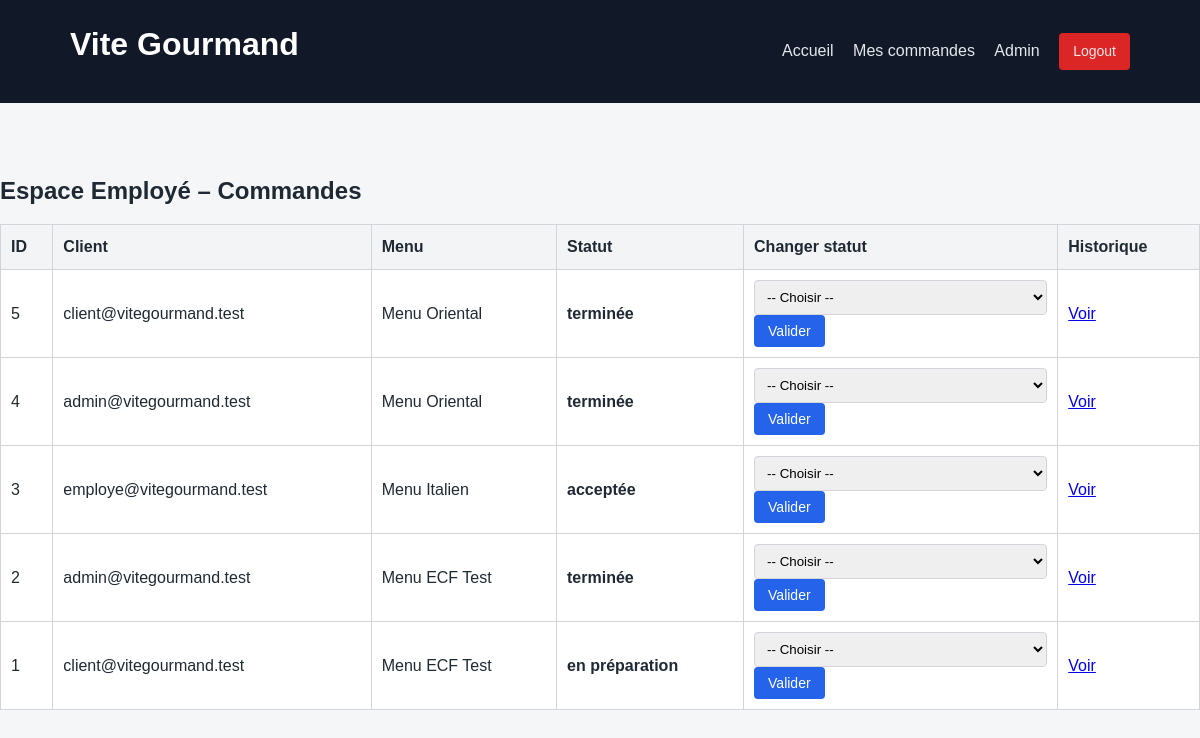
The page /employe.php (signed in) on the database its author committed.
### tables this page shows
CREATE TABLE `commandes` (
  `id` int(11) NOT NULL,
  `user_id` int(11) NOT NULL,
  `menu_id` int(11) NOT NULL,
  `event_date` date NOT NULL,
  `event_time` time NOT NULL,
  `event_address` varchar(255) NOT NULL,
  `km_outside_bordeaux` decimal(6,2) DEFAULT 0.00,
  `people_count` int(11) NOT NULL,
  `price_food` decimal(10,2) NOT NULL,
  `price_delivery` decimal(10,2) NOT NULL,
  `price_total` decimal(10,2) NOT NULL,
  `status_current` varchar(50) NOT NULL,
  `created_at` datetime DEFAULT current_timestamp(),
  `status` varchar(50) GENERATED ALWAYS AS (`status_current`) STORED
);

CREATE TABLE `users` (
  `id` int(11) NOT NULL,
  `firstname` varchar(100) NOT NULL,
  `lastname` varchar(100) NOT NULL,
  `email` varchar(255) NOT NULL,
  `password_hash` varchar(255) NOT NULL,
  `role_id` int(11) NOT NULL,
  `is_active` tinyint(1) NOT NULL DEFAULT 1,
  `created_at` datetime DEFAULT current_timestamp()
);

CREATE TABLE `menus` (
  `id` int(11) NOT NULL,
  `title` varchar(150) NOT NULL,
  `theme` varchar(100) DEFAULT NULL,
  `diet` varchar(100) DEFAULT NULL,
  `min_people` int(11) NOT NULL,
  `base_price` decimal(10,2) NOT NULL,
  `stock` int(11) NOT NULL DEFAULT 0,
  `created_at` datetime DEFAULT current_timestamp(),
  `is_active` tinyint(1) NOT NULL DEFAULT 1
);

### employe.php (the view, shortened to what this page needs)
<?php
require_once 'db.php';
require_once 'partials/header.php';
$sql = "
    SELECT
        c.id,
        c.status_current,
        c.created_at,
        u.email AS client_email,
        m.title AS menu_title
    FROM commandes c
    JOIN users u ON u.id = c.user_id
    JOIN menus m ON m.id = c.menu_id
    ORDER BY c.created_at DESC
";
$stmt = $pdo->query($sql);
$commandes = $stmt->fetchAll(PDO::FETCH_ASSOC);
?>
<h2>Espace Employé – Commandes</h2>
<link rel="stylesheet" href="assets/css/style.css">
<table border="1" cellpadding="8">
    <thead>
        <tr>
            <th>ID</th>
            <th>Client</th>
            <th>Menu</th>
            <th>Statut</th>
            <th>Changer statut</th>
            <th>Historique</th>
        </tr>
    </thead>
    <tbody>
        <?php foreach ($commandes as $c): ?>
            <tr>
                <td><?= (int)$c['id'] ?></td>
                <td><?= htmlspecialchars($c['client_email']) ?></td>
                <td><?= htmlspecialchars($c['menu_title']) ?></td>
                <td><strong><?= htmlspecialchars($c['status_current']) ?></strong></td>
                <td>
                    <form method="POST" action="employe_update_status.php">
                        <select name="new_status" required>
                            <option value="">-- Choisir --</option>
                        </select>
                        <button type="submit">Valider</button>
                    </form>
                </td>
                <td>
                    <a href="commande_historique.php?id=<?= (int)$c['id'] ?>">
                        Voir
                    </a>
                </td>
            </tr>
        <?php endforeach; ?>
    </tbody>
</table>

### assets/css/style.css (style rules this page uses)
* { box-sizing: border-box; margin: 0; padding: 0; font-family: Arial, Helvetica, sans-serif; }
body { background-color: #f4f6f8; color: #1f2933; line-height: 1.5; }
h1, h2, h3 { margin-bottom: 15px; }
table { width: 100%; border-collapse: collapse; margin-top: 15px; background: #fff; }
th, td { padding: 10px; border: 1px solid #d1d5db; text-align: left; }
th { background-color: #f3f4f6; font-weight: 600; }
input, select, textarea { width: 100%; padding: 8px; border: 1px solid #d1d5db; border-radius: 4px; }
form { margin: 0; }
button, .btn { padding: 8px 14px; border-radius: 4px; border: none; background: #2563eb; color: #fff; cursor: pointer; text-decoration: none; display: inline-block; font-size: 14px; }

### rows shown on the page
commandes: id "5", user.email "client@vitegourmand.test", menu.title "Menu Oriental", status_current "terminée"
commandes: id "4", user.email "admin@vitegourmand.test", menu.title "Menu Oriental", status_current "terminée"
commandes: id "3", user.email "employe@vitegourmand.test", menu.title "Menu Italien", status_current "acceptée"
commandes: id "2", user.email "admin@vitegourmand.test", menu.title "Menu ECF Test", status_current "terminée"
commandes: id "1", user.email "client@vitegourmand.test", menu.title "Menu ECF Test", status_current "en préparation"
